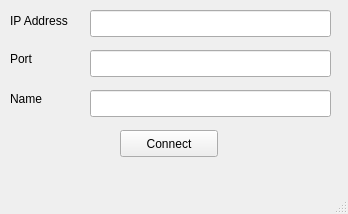
<?xml version="1.0" encoding="UTF-8"?>
<ui version="4.0">
 <class>connector</class>
 <widget class="QMainWindow" name="connector">
  <property name="geometry">
   <rect>
    <x>0</x>
    <y>0</y>
    <width>348</width>
    <height>214</height>
   </rect>
  </property>
  <property name="windowTitle">
   <string>MainWindow</string>
  </property>
  <widget class="QWidget" name="centralwidget">
   <widget class="QLabel" name="label">
    <property name="geometry">
     <rect>
      <x>10</x>
      <y>10</y>
      <width>81</width>
      <height>21</height>
     </rect>
    </property>
    <property name="text">
     <string>IP Address</string>
    </property>
   </widget>
   <widget class="QLabel" name="label_2">
    <property name="geometry">
     <rect>
      <x>10</x>
      <y>50</y>
      <width>66</width>
      <height>17</height>
     </rect>
    </property>
    <property name="text">
     <string>Port</string>
    </property>
   </widget>
   <widget class="QLabel" name="label_3">
    <property name="geometry">
     <rect>
      <x>10</x>
      <y>90</y>
      <width>66</width>
      <height>17</height>
     </rect>
    </property>
    <property name="text">
     <string>Name</string>
    </property>
   </widget>
   <widget class="QPushButton" name="pushButton">
    <property name="geometry">
     <rect>
      <x>120</x>
      <y>130</y>
      <width>98</width>
      <height>27</height>
     </rect>
    </property>
    <property name="text">
     <string>Connect</string>
    </property>
   </widget>
   <widget class="QLineEdit" name="lineEdit">
    <property name="geometry">
     <rect>
      <x>90</x>
      <y>10</y>
      <width>241</width>
      <height>27</height>
     </rect>
    </property>
   </widget>
   <widget class="QLineEdit" name="lineEdit_2">
    <property name="geometry">
     <rect>
      <x>90</x>
      <y>50</y>
      <width>241</width>
      <height>27</height>
     </rect>
    </property>
   </widget>
   <widget class="QLineEdit" name="lineEdit_3">
    <property name="geometry">
     <rect>
      <x>90</x>
      <y>90</y>
      <width>241</width>
      <height>27</height>
     </rect>
    </property>
   </widget>
  </widget>
  <widget class="QMenuBar" name="menubar">
   <property name="geometry">
    <rect>
     <x>0</x>
     <y>0</y>
     <width>348</width>
     <height>25</height>
    </rect>
   </property>
  </widget>
  <widget class="QStatusBar" name="statusbar"/>
 </widget>
 <resources/>
 <connections/>
</ui>
